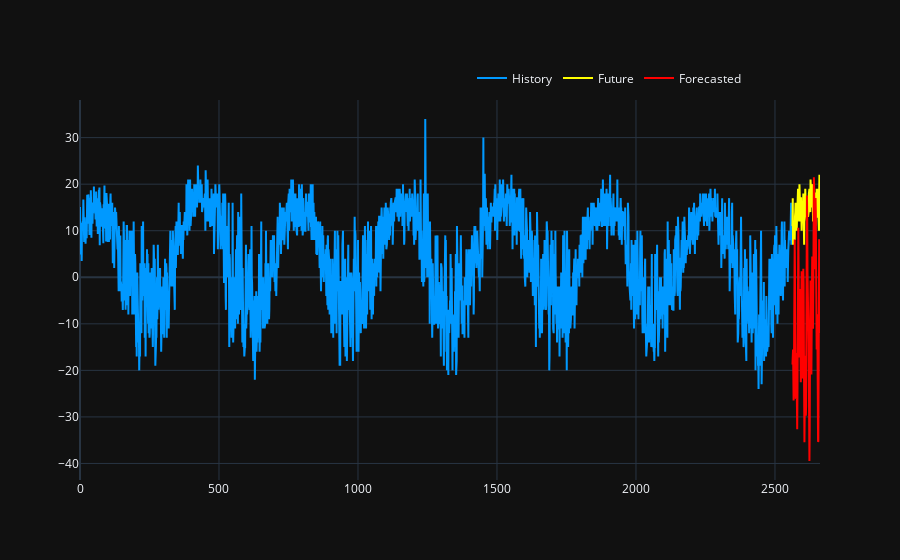

The cell this chart's notebook holds for it:
### Code cell
fh = 100
last_train_values = train_set.Elec_kW.values[-input_len:]
next_validation_values = valid_set.Elec_kW.values[:fh]
pred_y = exp.predict(last_train_values, fh)
exp.print_metrics(next_validation_values, pred_y)
#
#
plot_predictions(train_set.Elec_kW.values, next_validation_values, pred_y)
